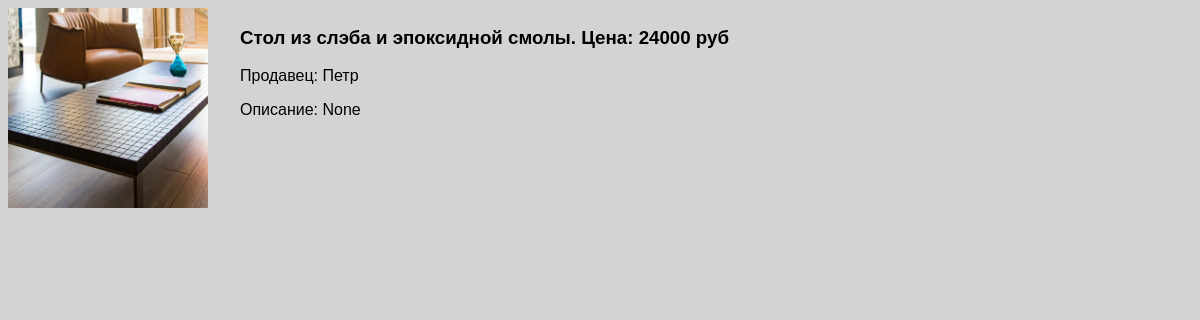
The app's page /ads/ad/http/11/ with its own data.
### ads/models.py (models this page shows, shortened)
class Ad(models.Model):
    name = models.CharField(max_length=100, verbose_name="Объявление")
    author = models.ForeignKey('User', on_delete=models.CASCADE, verbose_name="Автор")
    price = models.PositiveIntegerField(verbose_name="Цена")
    description = models.CharField(max_length=1000, verbose_name="Описание", null=True, blank=True)
    is_published = models.BooleanField(default=False, verbose_name="Опубликован или нет")
    category = models.ForeignKey('Cat', on_delete=models.PROTECT, verbose_name="Категория")
    image = models.ImageField(upload_to="img/", null=True)
    class Meta:
        verbose_name_plural = "Объявления"
        verbose_name = "Объявление"
        ordering = ["-price"]

class User(models.Model):
    username = models.CharField(max_length=30, verbose_name="Имя пользователя в системе")
    first_name = models.CharField(max_length=20, null=True, blank=True, verbose_name="Имя")
    last_name = models.CharField(max_length=20, null=True, blank=True, verbose_name="Фамилия")
    role = models.CharField(max_length=20, null=True, blank=True, verbose_name="Роль")
    age = models.PositiveSmallIntegerField(null=True, blank=True, verbose_name="Возраст")
    locations = models.ManyToManyField(Location)
    def __str__(self):
        return self.username
    class Meta:
        verbose_name_plural = "Пользователи"
        verbose_name = "Пользователь"
        ordering = ["username"]

### ads/views.py (the view)
# urls.py: path("ad/http/<int:pk>/", views.AdHTTPDetailView.as_view(), name="ad_http_detail"),
class AdHTTPDetailView(DetailView):
    model = Ad

### ads/templates/ads/ad_detail.html (shortened to what this page needs)
{% load static %}
<!DOCTYPE html>
<html lang="en">
<head>
    <link rel="stylesheet" href="{% static 'style.css' %}">
</head>
<body>
    <div class="ad-box">
        {% if ad.image %}
        <img class="image-container" src="{{ ad.image.url }}" alt="No picture yet">
        {% endif %}
        <div>
            <h3>{{ ad.name }}. Цена: {{ ad.price }} руб</h3>
            <p>Продавец: {{ ad.author }}</p>
            <p>Описание: {{ ad.description }}</p>
        </div>
    </div>
</body>
</html>

### ads/static/style.css (style rules this page uses)
body { font-family: sans-serif; background-color: lightgrey; }

### ads/templates/ads/ad_detail.html (style rules this page uses)
.ad-box { display: flex; gap: 32px;  }
.image-container { width: 200px; height: 200px; object-fit: cover; }

### records on screen
Ad: image (picture), name "Стол из слэба и эпоксидной смолы", price "24000", author "Петр", description "None"
